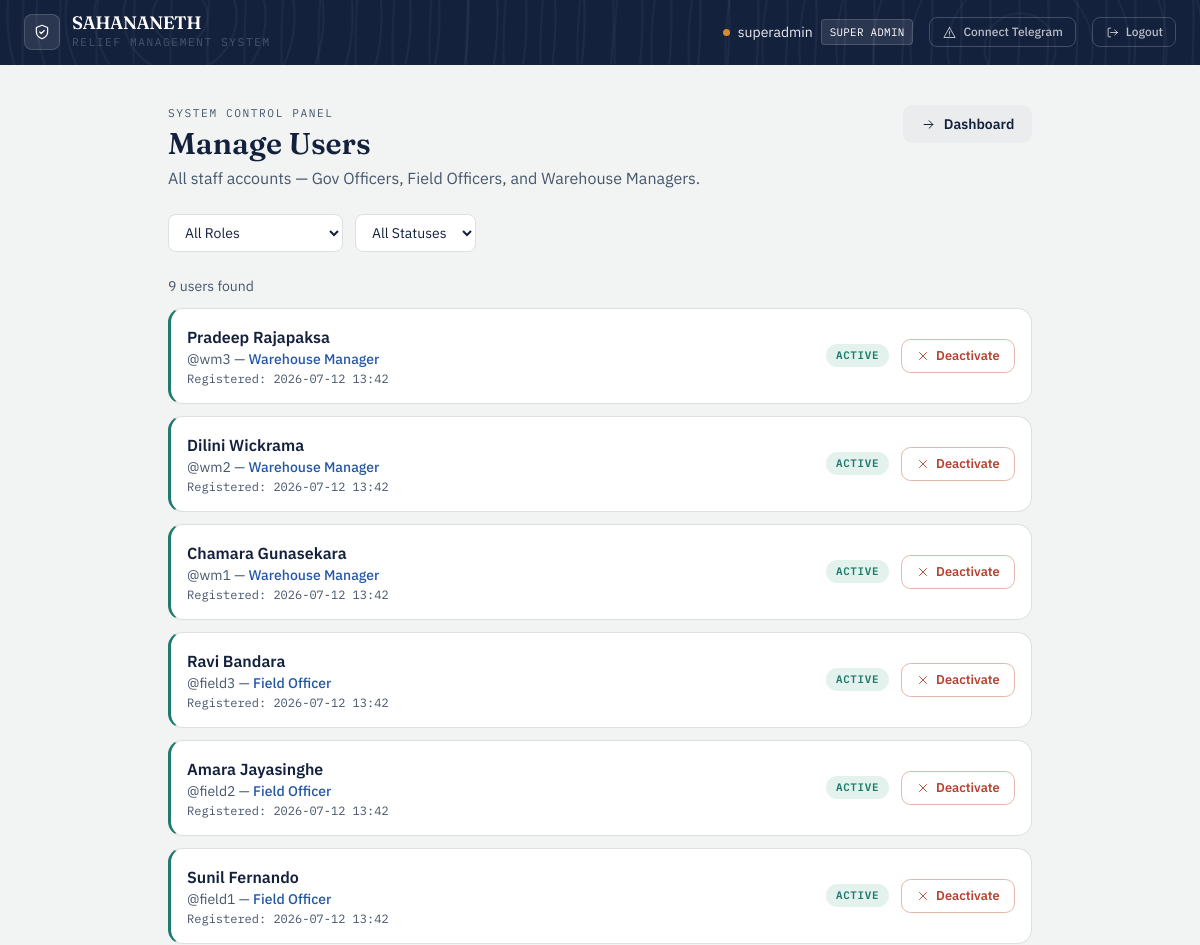
The app's page /admin/users (signed in, upper part), older data.
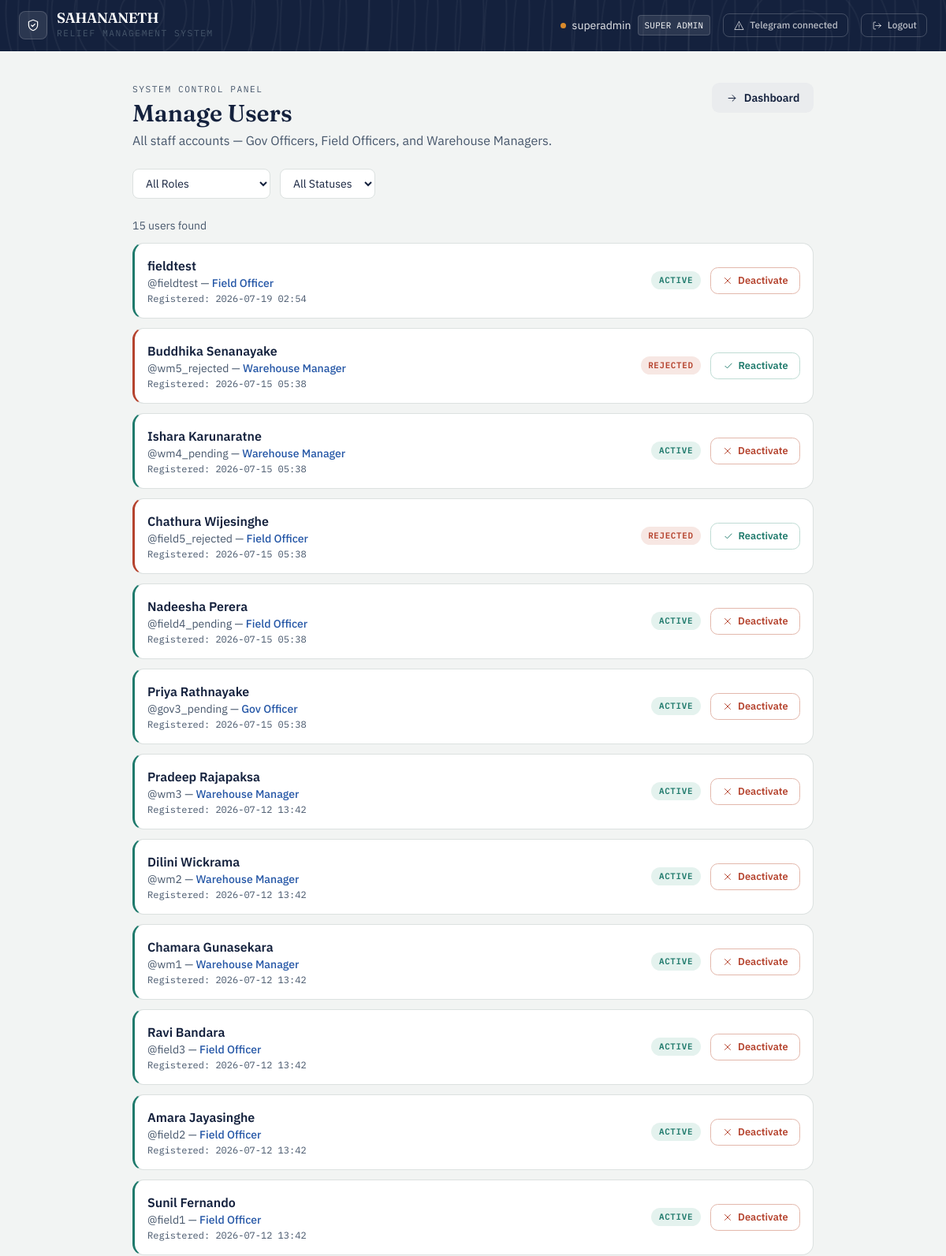
The same page, newer data.
### app/models/user.py (models this page shows, shortened)
class User(UserMixin, db.Model):
    __tablename__ = 'users'
    id = db.Column(db.Integer, primary_key=True)
    username = db.Column(db.String(80), unique=True, nullable=False)
    full_name = db.Column(db.String(150), nullable=True)
    password_hash = db.Column(db.String(256), nullable=False)
    role_level = db.Column(
    db.Enum('super_admin', 'gov_officer', 'field_officer',
            'warehouse_manager', 'citizen',
            name='user_role_enum'),
    nullable=False
)
    status = db.Column(
        db.Enum('pending', 'active', 'needs_verification', 'verified', 'rejected',name='user_status_enum'),
        default='pending',
        nullable=False
    )
    assigned_node_id = db.Column(db.Integer, nullable=True)
    created_at = db.Column(db.DateTime, default=datetime.utcnow)
    telegram_chat_id = db.Column(db.String(64), unique=True, nullable=True)
    telegram_linked_at = db.Column(db.DateTime, nullable=True)
    notify_opt_in = db.Column(db.Boolean, default=True, nullable=False)
    country = db.Column(db.String(100), nullable=True)
    region = db.Column(db.String(100), nullable=True)   # state / province / district
    city = db.Column(db.String(100), nullable=True)
    latitude = db.Column(db.Float, nullable=True)
    longitude = db.Column(db.Float, nullable=True)
    location_updated_at = db.Column(db.DateTime, nullable=True)
    @property
    def telegram_linked(self):
        return self.telegram_chat_id is not None

### app/routes/super_admin.py (the view)
@admin_bp.route('/users')
@login_required
@role_required('super_admin')
def users():
    role_filter = request.args.get('role', '')
    status_filter = request.args.get('status', '')
    query = User.query.filter(User.role_level != 'citizen')
    if role_filter:
        query = query.filter_by(role_level=role_filter)
    if status_filter:
        query = query.filter_by(status=status_filter)
    all_users = query.order_by(User.created_at.desc()).all()
    return render_template('super_admin/users.html',
                           users=all_users,
                           role_filter=role_filter,
                           status_filter=status_filter)

### app/models/user.py (called while the page is built)
@login_manager.user_loader
def load_user(user_id):
    return User.query.get(int(user_id))

### app/utils.py (called while the page is built)
def role_required(*roles):
    def decorator(f):
        @wraps(f)
        def decorated_function(*args, **kwargs):
            if not current_user.is_authenticated:
                abort(401)
            if current_user.role_level not in roles:
                abort(403)
            return f(*args, **kwargs)
        return decorated_function
    return decorator

### app/templates/super_admin/users.html (shortened to what this page needs)
{% extends "base.html" %}
{% block content %}
<div class="mx-auto mt-10 max-w-4xl px-4 pb-16">
    <div class="mb-6 flex flex-wrap items-start justify-between gap-3">
        <div>
            <div class="eyebrow">System Control Panel</div>
            <h1 class="mt-1 font-display text-3xl font-semibold text-ink">Manage Users</h1>
            <p class="mt-1 text-slate">All staff accounts — Gov Officers, Field Officers, and Warehouse Managers.</p>
        </div>
        <a href="/auth/dashboard" class="btn-ghost inline-flex items-center gap-2">
            <svg class="icon" style="width:15px;height:15px"><use href="#icon-arrow-right"/></svg>
            Dashboard
        </a>
    </div>
    <form method="GET" action="/admin/users" class="mb-6 flex flex-wrap gap-3">
        <select name="role" onchange="this.form.submit()"
            class="rounded-lg border border-line bg-white px-3 py-2 text-sm text-ink">
            <option value="">All Roles</option>
        </select>
        <select name="status" onchange="this.form.submit()"
            class="rounded-lg border border-line bg-white px-3 py-2 text-sm text-ink">
            <option value="">All Statuses</option>
        </select>
    </form>
    <p class="mb-3 text-sm text-slate">{{ users|length }} user{{ 's' if users|length != 1 }} found</p>
    {% if users %}
    <div class="space-y-3">
        {% for user in users %}
        <div class="ledger-card p-4 flex flex-wrap items-center justify-between gap-3
            {% if user.status == 'pending' %}tone-amber
            {% elif user.status == 'active' %}tone-relief
            {% else %}tone-rust{% endif %}">
            <div>
                <p class="font-semibold text-ink">{{ user.full_name or user.username }}</p>
                <p class="text-sm text-slate">
                    @{{ user.username }} —
                    <span class="font-medium text-civic">
                        {{ user.role_level.replace('_', ' ').title() }}
                    </span>
                </p>
                <p class="mt-0.5 font-mono text-xs text-slate">
                    Registered: {{ user.created_at.strftime('%Y-%m-%d %H:%M') }}
                </p>
            </div>
            <div class="flex items-center gap-3">
                <span class="status-pill status-{{ user.status }}">{{ user.status }}</span>
                {% if user.status == 'pending' %}
                <a href="/admin/approve/user/{{ user.id }}" class="btn-approve flex items-center gap-1.5">
                    <svg class="icon" style="width:14px;height:14px"><use href="#icon-check"/></svg>
                    Approve
                </a>
                <a href="/admin/reject/user/{{ user.id }}" class="btn-danger flex items-center gap-1.5">
                    <svg class="icon" style="width:14px;height:14px"><use href="#icon-x"/></svg>
                    Reject
                </a>
                {% elif user.id != current_user.id %}
                <a href="/admin/users/toggle/{{ user.id }}"
                    class="{% if user.status == 'active' %}btn-danger{% else %}btn-approve{% endif %} flex items-center gap-1.5">
                    {% if user.status == 'active' %}
                    <svg class="icon" style="width:14px;height:14px"><use href="#icon-x"/></svg>
                    Deactivate
                    {% else %}
                    <svg class="icon" style="width:14px;height:14px"><use href="#icon-check"/></svg>
                    Reactivate
                    {% endif %}
                </a>
                {% endif %}
            </div>
        </div>
        {% endfor %}
    </div>
    {% else %}
    <div class="ledger-card tone-relief p-6 text-center text-slate">
        No users match these filters.
    </div>
    {% endif %}
</div>
{% endblock %}

### app/templates/base.html (shortened to what this page needs)
<!DOCTYPE html>
<html lang="en">
<head>
    <link rel="stylesheet" href="{{ url_for('static', filename='css/tailwind.css') }}">
</head>
<body class="min-h-screen text-ink">
{% if current_user.is_authenticated %}
<nav class="contour-bg text-white px-6 py-3.5 flex justify-between items-center">
    <div class="flex items-center gap-3">
        <div class="w-9 h-9 rounded-lg bg-white/10 border border-white/15 flex items-center justify-center">
            <svg class="icon text-white"><use href="#icon-shield"/></svg>
        </div>
        <div>
            <div class="font-display font-semibold text-lg leading-none tracking-tight">SAHANANETH</div>
            <div class="eyebrow text-white/50 mt-0.5">Relief Management System</div>
        </div>
    </div>
    <div class="flex gap-4 items-center text-sm">
        <div class="flex items-center gap-2">
            <span class="badge-dot bg-amber"></span>
            <span class="text-white/90">{{ current_user.username }}</span>
            <span class="font-mono text-[0.68rem] tracking-wide uppercase bg-white/10 border border-white/15 px-2 py-0.5 rounded">
                {{ current_user.role_level.replace('_', ' ').title() }}
            </span>
        </div>
        <a href="/auth/telegram/connect" class="flex items-center gap-1.5 text-white/70 hover:text-white border border-white/20 hover:border-white/40 px-3 py-1.5 rounded-lg transition">
            <svg class="icon" style="width:15px;height:15px"><use href="#icon-alert"/></svg>
            <span class="text-xs font-medium">{{ 'Telegram connected' if current_user.telegram_linked else 'Connect Telegram' }}</span>
        </a>
        <a href="/auth/logout" class="flex items-center gap-1.5 text-white/70 hover:text-white border border-white/20 hover:border-white/40 px-3 py-1.5 rounded-lg transition">
            <svg class="icon" style="width:15px;height:15px"><use href="#icon-logout"/></svg>
            <span class="text-xs font-medium">Logout</span>
        </a>
    </div>
</nav>
{% endif %}
<main class="{% block main_class %}{% endblock %}">
    {% block content %}{% endblock %}
</main>
</body>
</html>

Row changes from the older to the newer data that the page shows:
added User: full_name+username "fieldtest", username "fieldtest", role_level.replace "Field Officer", created_at "2026-07-19 02:54", status "ACTIVE", shows "Deactivate"
added User: full_name "Buddhika Senanayake", username "wm5_rejected", role_level.replace "Warehouse Manager", created_at "2026-07-15 05:38", status "REJECTED", shows "Reactivate"
added User: full_name "Ishara Karunaratne", username "wm4_pending", role_level.replace "Warehouse Manager", created_at "2026-07-15 05:38", status "ACTIVE", shows "Deactivate"
added User: full_name "Chathura Wijesinghe", username "field5_rejected", role_level.replace "Field Officer", created_at "2026-07-15 05:38", status "REJECTED", shows "Reactivate"
added User: full_name "Nadeesha Perera", username "field4_pending", role_level.replace "Field Officer", created_at "2026-07-15 05:38", status "ACTIVE", shows "Deactivate"
added User: full_name "Priya Rathnayake", username "gov3_pending", role_level.replace "Gov Officer", created_at "2026-07-15 05:38", status "ACTIVE", shows "Deactivate"
Text that changed along with them:
{{ users|length }}: "9" → "15"
text no longer shown: "Connect Telegram"
text now shown: "Telegram connected"
